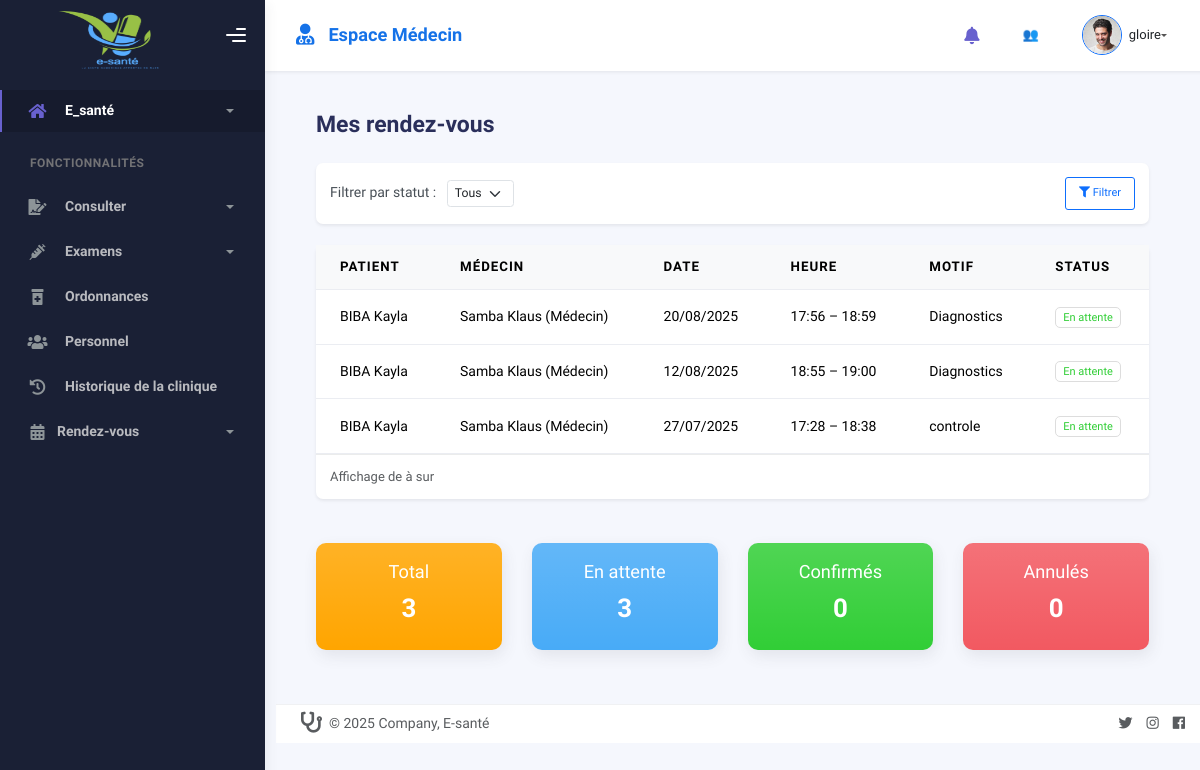
Page /rendezvous/ (signed in) on the committed database.
### home/models.py (models this page shows, shortened)
class User(AbstractUser):
    role = models.CharField(max_length=20, choices=USER_ROLE_CHOICES, default='accueil')
    def __str__(self):
        return f"{self.username} ({self.get_role_display()})"

class RendezVous(models.Model):
    STATUS_CHOICES = [
        ('En attente', _('En attente')),
        ('Confirmé', _('Confirmé')),
        ('Annulé', _('Annulé')),
        ('Terminé', _('Terminé')),
    ]
    patient = models.ForeignKey(
        'Patient',
        on_delete=models.CASCADE,
        related_name='rendezvous_list',
        verbose_name=_("Patient")
    )
    medecin = models.ForeignKey(
        'Personnel',
        on_delete=models.CASCADE,
        related_name='rendezvous_list',
        limit_choices_to={'role': 'Médecin'},
        verbose_name=_("Médecin")
    )
    date_rendezvous = models.DateField(
        _("Date du rendez-vous"),
        help_text=_("Sélectionnez une date.")
    )
    heure_debut = models.TimeField(
        _("Heure de début"),
        help_text=_("Exemple: 09:30")
    )
    heure_fin = models.TimeField(
        _("Heure de fin"),
        help_text=_("Exemple: 10:00")
    )
    motif = models.CharField(
        max_length=255,
        blank=True,
        null=True,
        verbose_name=_("Motif du rendez-vous"),
        help_text=_("Raison du rendez-vous (facultatif).")
    )
    status = models.CharField(
        max_length=20,
        choices=STATUS_CHOICES,
        default='En attente',
        verbose_name=_("Statut")
    )
    consultation = models.OneToOneField(
        Consultation,
        on_delete=models.CASCADE,
        null=True,
        blank=True,
        verbose_name=_("Consultation")
    )
    created_at = models.DateTimeField(auto_now_add=True)
    updated_at = models.DateTimeField(auto_now=True)
    class Meta:
        verbose_name = _("Rendez-vous")
        verbose_name_plural = _("Rendez-vous")
        ordering = ['-date_rendezvous', '-heure_debut']

class Patient(models.Model):
    GROUPE_SANGUIN_CHOICES = [
        ('A+', 'A+'), ('A-', 'A-'),
        ('B+', 'B+'), ('B-', 'B-'),
        ('AB+', 'AB+'), ('AB-', 'AB-'),
        ('O+', 'O+'), ('O-', 'O-'),
        ('Inconnu', 'Inconnu'),
    ]
    nom = models.CharField(_('Nom'), max_length=100)
    prenom = models.CharField(_('Prénom'), max_length=100)
    date_naissance = models.DateField(_('Date de naissance'))
    sexe = models.CharField(_('Sexe'), max_length=10, choices=SEXE_CHOICES)
    telephone = models.CharField(_('Téléphone'), max_length=20)
    email = models.EmailField(_('Email'), blank=True, null=True)
    adresse = models.TextField(_('Adresse'), blank=True, null=True)
    poids = models.DecimalField(_('Poids (kg)'), max_digits=5, decimal_places=2, blank=True, null=True)
    taille = models.DecimalField(_('Taille (cm)'), max_digits=5, decimal_places=2, blank=True, null=True)
    groupe_sanguin = models.CharField(_('Groupe sanguin'), max_length=10, choices=GROUPE_SANGUIN_CHOICES, default='Inconnu')
    tension_artérielle = models.CharField(_('Tension artérielle'), max_length=20, blank=True, null=True, help_text="Ex: 12/8")
    allergies = models.TextField(_('Allergies'), blank=True, null=True)
    antecedents_medicaux = models.TextField(_('Antécédents médicaux'), blank=True, null=True, help_text=_("Antécédents médicaux importants"))
    def __str__(self):
        return f"{self.nom} {self.prenom}"
    class Meta:
        ordering = ['nom', 'prenom']

class Personnel(models.Model):
    ROLE_CHOICES = [
        ('Médecin', 'Médecin'),
        ('Infirmier', 'Infirmier'),
        ('Pharmacien', 'Pharmacien'),
        ('Accueil', 'Accueil'),
    ]
    user = models.OneToOneField(
        settings.AUTH_USER_MODEL,
        on_delete=models.SET_NULL,
        null=True,
        blank=True,
        related_name="personnel"
    )
    nom = models.CharField(max_length=50)
    prenom = models.CharField(max_length=50)
    role = models.CharField(max_length=15, choices=ROLE_CHOICES)
    specialite = models.CharField(max_length=100, blank=True, null=True)
    telephone = models.CharField(max_length=15)
    email = models.EmailField(unique=True)
    sexe = models.CharField(max_length=10, choices=SEXE_CHOICES)
    def __str__(self):
        return f"{self.nom} {self.prenom} ({self.role})"
    class Meta:
        verbose_name = _("Personnel")
        verbose_name_plural = _("Personnels")

### home/views.py (the view)
# urls.py: path('rendezvous/', views.liste_rendezvous, name='liste_rendezvous'),
@login_required
def liste_rendezvous(request):
    user = request.user
    if user.role not in ['medecin', 'accueil', 'infirmier']:
        messages.error(request, ("Accès refusé."))
        return redirect('home')
    statut = request.GET.get('statut', '').strip()
    rendezvouses = RendezVous.objects.all().select_related('patient', 'medecin')
    if user.role == 'medecin':
        try:
            medecin = Personnel.objects.get(user=user)
            rendezvouses = rendezvouses.filter(medecin=medecin)
        except Personnel.DoesNotExist:
            messages.error(request, _("Aucun médecin trouvé pour cet utilisateur."))
            return redirect('home')
    if statut and statut in dict(RendezVous.STATUS_CHOICES).keys():
        rendezvouses = rendezvouses.filter(status=statut)
    paginator = Paginator(rendezvouses, 10)  # 10 rendez-vous par page
    page_number = request.GET.get('page')
    try:
        page_obj = paginator.page(page_number)
    except PageNotAnInteger:
        page_obj = paginator.page(1)
    except EmptyPage:
        page_obj = paginator.page(paginator.num_pages)
    stats = {
        'total': rendezvouses.count(),
        'en_attente': rendezvouses.filter(status='En attente').count(),
        'confirme': rendezvouses.filter(status='Confirmé').count(),
        'annule': rendezvouses.filter(status='Annulé').count(),
        'termine': rendezvouses.filter(status='Terminé').count(),
    }
    return render(request, 'dashboard/liste_rendezvous.html', {
        'rendezvouses': page_obj,
        'filtre_statut': statut,
        'stats': stats
    })

### home/templates/dashboard/liste_rendezvous.html (shortened to what this page needs)
{% extends "dashboard/base.html" %}
{% load static %}
{% block content %}
<div class="container mt-5">
  <div class="page-inner">
    <h3 class="fw-bold mb-4">Mes rendez-vous</h3>
    <div class="card shadow-sm border-0 rounded-3 mb-4">
      <div class="card-body p-3">
        <form method="get" class="d-flex gap-2 flex-wrap align-items-center justify-content-between">
          <div>
            <label for="statut" class="form-label mb-0 me-2">Filtrer par statut :</label>
            <select name="statut" id="statut" class="form-select form-select-sm d-inline-block w-auto">
              <option value="">Tous</option>
            </select>
          </div>
          <button type="submit" class="btn btn-outline-primary btn-sm">
            <i class="fas fa-filter"></i> Filtrer
          </button>
        </form>
      </div>
    </div>
    {% if rendezvouses %}
    <div class="card shadow-sm border-0 rounded-3">
      <div class="card-body p-0">
        <div class="table-responsive">
          <table class="table table-hover align-middle mb-0">
            <thead class="table-light">
              <tr>
                <th>Patient</th>
                <th>Médecin</th>
                <th>Date</th>
                <th>Heure</th>
                <th>Motif</th>
                <th>Status</th>
              </tr>
            </thead>
            <tbody>
              {% for rdv in rendezvouses %}
              <tr>
                <td>{{ rdv.patient }}</td>
                <td>{{ rdv.medecin }}</td>
                <td>{{ rdv.date_rendezvous|date:"d/m/Y" }}</td>
                <td>{{ rdv.heure_debut }} – {{ rdv.heure_fin }}</td>
                <td>{{ rdv.motif|default:"—" }}</td>
                <td>
                  <span class="badge text-success bg-{{ rdv.get_status_badge }}">
                    {{ rdv.get_status_display }}
                  </span>
                </td>
              </tr>
              {% empty %}
              <tr>
                <td colspan="6" class="text-center text-muted py-4">
                  Aucun rendez-vous trouvé.
                </td>
              </tr>
              {% endfor %}
            </tbody>
          </table>
        </div>
      </div>
      <div class="card-footer d-flex justify-content-between align-items-center">
        <small class="text-muted">
          Affichage de {{ page_obj.start_index }} à {{ page_obj.end_index }} sur {{ page_obj.paginator.count }}
        </small>
      </div>
    </div>
    <div class="row mt-4 g-3">
      <div class="col-md-3">
        <div class="card card-stats bg-gradient text-white" style="background: orange">
          <div class="card-body text-center">
            <h5 class="mb-1">Total</h5>
            <h2 class="fw-bold">{{ stats.total }}</h2>
          </div>
        </div>
      </div>
      <div class="col-md-3">
        <div class="card card-stats bg-gradient bg-info text-white" style="background: linear-gradient(45deg, #17a2b8, #5bc0de);">
          <div class="card-body text-center">
            <h5 class="mb-1">En attente</h5>
            <h2 class="fw-bold">{{ stats.en_attente }}</h2>
          </div>
        </div>
      </div>
      <div class="col-md-3">
        <div class="card card-stats bg-gradient bg-success text-white" style="background: linear-gradient(45deg, #28a745, #71c671);">
          <div class="card-body text-center">
            <h5 class="mb-1">Confirmés</h5>
            <h2 class="fw-bold">{{ stats.confirme }}</h2>
          </div>
        </div>
      </div>
      <div class="col-md-3">
        <div class="card card-stats bg-gradient bg-danger text-white" style="background: linear-gradient(45deg, #dc3545, #f56991);">
          <div class="card-body text-center">
            <h5 class="mb-1">Annulés</h5>
            <h2 class="fw-bold">{{ stats.annule }}</h2>
          </div>
        </div>
      </div>
    </div>
    {% else %}
    <div class="alert alert-info mt-4">Aucun rendez-vous trouvé.</div>
    {% endif %}
</div>
{% endblock %}

### home/templates/dashboard/base.html (shortened to what this page needs)
<!DOCTYPE html>
<html lang="fr">
{% load static %}
<head>
  <link rel="stylesheet" href="https://cdnjs.cloudflare.com/ajax/libs/font-awesome/6.5.0/css/all.min.css " />
  <link rel="stylesheet" href="{% static 'assets/css/bootstrap.min.css' %}" />
  <link rel="stylesheet" href="{% static 'assets/css/plugins.min.css' %}" />
  <link rel="stylesheet" href="{% static 'assets/css/kaiadmin.min.css' %}" />
  <link rel="stylesheet" href="{% static 'assets/css/demo.css' %}" />
</head>
<body class="" {% if request.user.is_docteur %} style="" {% elif request.user.is_infirmiers %} style="background-color:lightgray;" {% endif %}>
<div class="wrapper">
<div class="sidebar" data-background-color="dark">
  <div class="sidebar-logo">
    <div class="logo-header" data-background-color="dark">
      <a href="/" class="logo">
        <img src="{% static 'assets/img/esante.png' %}" width="180px" height="90px" >
      </a>
      <div class="nav-toggle">
        <button class="btn btn-toggle toggle-sidebar" aria-label="Toggle Sidebar">
          <i class="gg-menu-right"></i>
        </button>
      </div>
    </div>
  </div>
  <div class="sidebar-wrapper scrollbar scrollbar-inner">
    <div class="sidebar-content">
      <ul class="nav nav-secondary">
        <li class="nav-item active">
          <a data-bs-toggle="collapse" href="#dashboard" class="collapsed" aria-expanded="false">
            <i class="fas fa-home"></i>
            <p>E_santé</p>
            <span class="caret"></span>
          </a>
        </li>
        <li class="nav-section">
          <h4 class="text-section">Fonctionnalités</h4>
        </li>
{% if request.user.role == "medecin" or request.user.role == "infirmier" %}
  <li class="nav-item">
    <a data-bs-toggle="collapse" href="#consultations">
      <i class="fas fa-file-signature"></i>
      <p>Consulter</p>
      <span class="caret"></span>
    </a>
  </li>
{% endif %}
        {% if request.user.role == "infirmier" or request.user.role == "medecin" or request.user.role == "accueil"  %}
          <li class="nav-item">
            <a data-bs-toggle="collapse" href="#examens">
              <i class="fas fa-syringe"></i>
              <p>Examens</p>
              <span class="caret"></span>
            </a>
          </li>
<li class="nav-item">
  <a href="{% url 'liste_ordonnances' %}">
    <i class="fas fa-prescription-bottle-alt"></i>
    <p>Ordonnances</p>
  </a>
</li>
        {% endif %}
        {% if request.user.role == "medecin" %}
          <li class="nav-item">
            <a href="{% url 'liste_personnel' %}">
              <i class="fas fa-users"></i>
              <p>Personnel</p>
            </a>
          </li>
        {% endif %}
        {% if request.user.role == "medecin" or request.user.role == "infirmier" %}
          <li class="nav-item">
            <a href="{% url 'historique_clinique' %}">
              <i class="fas fa-history"></i>
              <p>Historique de la clinique</p>
            </a>
          </li>
          {% endif %}
 {% if request.user.role == "medecin" or request.user.role == "accueil" %}
<li class="nav-item">
  <a data-bs-toggle="collapse" href="#rendezvous">
    <i class="fas fa-calendar-alt me-2"></i>
    <p>Rendez-vous</p>
    <span class="caret"></span>
  </a>
</li>
        {% endif %}
      </ul>
    </div>
  </div>
</div>
  <div class="main-panel">
    <div class="main-header">
<nav class="navbar navbar-header navbar-expand-lg border-bottom shadow-sm bg-white">
  <div class="container-fluid">
    <div class="d-flex align-items-center">
      <i class="fas fa-user-md me-3 text-primary fs-4 d-none d-md-inline"></i>
      <h5 class="mb-0 fw-semibold text-primary">
        {% if request.user.role == "medecin" %}
          Espace Médecin
        {% elif request.user.role == "infirmier" %}
          Espace Infirmier
        {% elif request.user.role == "accueil" %}
          Espace Accueil
        {% elif request.user.role == "pharmacien" %}
          Espace Pharmacien
        {% else %}
          Espace Utilisateur
        {% endif %}
      </h5>
    </div>
    <ul class="navbar-nav align-items-center gap-2">
      <li class="nav-item dropdown">
        <a class="nav-link position-relative" href="#" id="notifDropdown" role="button"
           data-bs-toggle="dropdown" aria-expanded="false">
          <i class="fa fa-bell fs-5 text-secondary"></i>
        </a>
      </li>
      <li class="nav-item dropdown">
        <a class="nav-link position-relative" href="#" id="onlineUserDropdown" role="button"
           data-bs-toggle="dropdown" aria-expanded="false" title="Utilisateurs en ligne">
          <span class="d-none d-md-inline">👥</span>
        </a>
      </li>
      <li class="nav-item dropdown">
        <a class="nav-link dropdown-toggle d-flex align-items-center" href="#"
           id="userDropdown" role="button" data-bs-toggle="dropdown" aria-expanded="false">
          <div class="position-relative me-2">
            <img src="{% static 'assets/img/profile.jpg' %}"
                 alt="Profil"
                 class="rounded-circle border border-primary"
                 style="width: 40px; height: 40px; object-fit: cover;">
          </div>
          <span class="d-none d-md-block text-dark fw-medium">{{ request.user.username }}</span>
        </a>
      </li>
    </ul>
  </div>
</nav>
</div>
    <div class="container-fluid mb-5 py-5">
      {% block content %}{% endblock %}
    </div>
<footer class="footer py-2 mt-auto border-top bg-white bottom-5">
  <div class="container d-flex flex-wrap justify-content-between align-items-center">
    <div class="col-md-4 d-flex align-items-center">
      <a href="/" class="me-2 text-decoration-none">
        <i class="fas fa-stethoscope text-muted fs-4"></i>
      </a>
      <span class="text-muted">© 2025 Company, E-santé</span>
    </div>
    <ul class="nav col-md-4 justify-content-end list-unstyled d-flex">
      <li class="ms-3"><a class="text-muted" href="#"><i class="fab fa-twitter"></i></a></li>
      <li class="ms-3"><a class="text-muted" href="#"><i class="fab fa-instagram"></i></a></li>
      <li class="ms-3"><a class="text-muted" href="#"><i class="fab fa-facebook"></i></a></li>
    </ul>
  </div>
</footer>
</body>
</html>

### rows in the picture
User: user.username "gloire"
RendezVous: patient "BIBA Kayla", medecin "Samba Klaus (Médecin)", date_rendezvous "20/08/2025", heure_debut "17:56", heure_fin "18:59", motif "Diagnostics", status "En attente"
RendezVous: patient "BIBA Kayla", medecin "Samba Klaus (Médecin)", date_rendezvous "12/08/2025", heure_debut "18:55", heure_fin "19:00", motif "Diagnostics", status "En attente"
RendezVous: patient "BIBA Kayla", medecin "Samba Klaus (Médecin)", date_rendezvous "27/07/2025", heure_debut "17:28", heure_fin "18:38", motif "controle", status "En attente"

### other values in the picture
{{ stats.total }} "3"
{{ stats.en_attente }} "3"
{{ stats.confirme }} "0"
{{ stats.annule }} "0"
